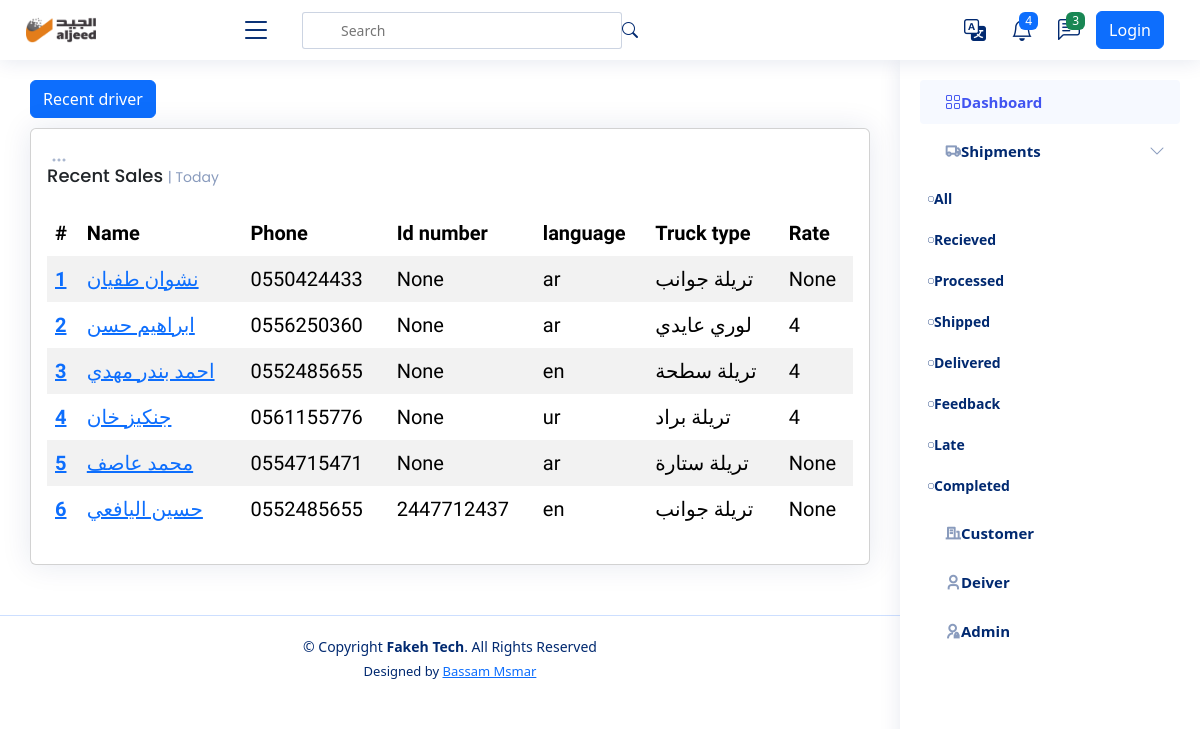
/driver/, run on the app's committed database.
### settings/models.py (models this page shows, shortened)
class Company(models.Model):
    name = models.CharField(_("Company Name"), max_length=100)
    logo = models.ImageField(_("Company Logo"), upload_to='company')
    cover = models.ImageField(_("Company Cover"), upload_to='company', null=True, blank=True)
    subtitle = models.TextField(_("Subtitle"), max_length=500)
    facebool_link = models.URLField(_("Facebool_link"), max_length=200, null=True, blank=True)
    twitter_link = models.URLField(_("Twitter_link"), max_length=200, null=True, blank=True)
    youtube_link = models.URLField(_("Youtube_link"), max_length=200, null=True, blank=True)
    phone = models.IntegerField(_("Company Phone"), null=True, blank=True)
    email = models.EmailField(_("Company Email"), max_length=500, null=True, blank=True)
    address = models.TextField(_("Company Address"), max_length=500, null=True, blank=True)
    android_app = models.URLField(_("Android app"), max_length=200, null=True, blank=True)
    ios_app = models.URLField(_("ios app"), max_length=200, null=True, blank=True)
    call_us = models.IntegerField(_("call us"), null=True, blank=True)
    email_us = models.EmailField(_("email us"), max_length=100, null=True, blank=True)

### drivers/models.py (models this page shows, shortened)
class Driver(models.Model):
    name = models.CharField(_("Driver Name"), max_length=120)
    phone = models.CharField(_("Driver Phone"), max_length=120)
    id_number = models.CharField(_("Driver Id Number"), max_length=10, null=True, blank=True)
    language = models.CharField(_("Driver Language"),  max_length=120, choices=LANGUAHE, null=True, blank=True)
    truck_type =models.CharField(_("Truck Type"), max_length=120, choices=TRUCK_TYPE, null=True, blank=True)
    rate = models.IntegerField(_("Rate"), null=True, blank=True)

### drivers/views.py (the view)
# urls.py: path('', DriverList.as_view(), name='driver_list'),
class DriverList(ListView):
    model = Driver

### templates/drivers/driver_list.html (shortened to what this page needs)
{% extends 'base.html' %}
{% load static %}
{% load i18n %}
{% block body %}
<main id="main" class="main">
    <div class="pagetitle">
        <a href="{% url 'driver_create' %}"><button type="button" class="btn btn-primary">{% translate "Recent driver" %}</button></a>
      </div>
    <section class="section dashboard">
        <div class="row">
            <div class="col-lg-12">
                <div class="row">
                    <div class="col-12">
                        <div class="card recent-sales overflow-auto">
                            <div class="filter">
                                <a class="icon" href="#" data-bs-toggle="dropdown"><i class="bi bi-three-dots"></i></a>
                            </div>
                            <div class="card-body">
                                <h5 class="card-title">Recent Sales <span>| Today</span></h5>
                                <table class="table table-borderless datatable table-striped table-hover">
                                    <thead>
                                        <tr>
                                            <th scope="col">#</th>
                                            <th scope="col">Name</th>
                                            <th scope="col">Phone</th>
                                            <th scope="col">Id number</th>
                                            <th scope="col">language</th>
                                            <th scope="col">Truck type</th>
                                            <th scope="col">Rate</th>
                                        </tr>
                                    </thead>
                                    <tbody>
                                        {% for driver in driver_list %}
                                        <tr>
                                            <th scope="row"><a href="#">{{ driver.id }}</a></th>
                                            <td><a href="#">{{ driver.name }}</a></td>
                                            <td>{{ driver.phone}}</td>
                                            <td>{{ driver.id_number }}</td>
                                            <td>{{ driver.language }} </td>
                                            <td>{{ driver.truck_type }}</td>
                                            <td>{{ driver.rate}}</td>
                                        </tr>
                                        {% endfor %}
                                    </tbody>
                                </table>
                            </div>
                        </div>
                    </div>
                </div>
            </div>
        </div>
    </section>
</main>
{% endblock %}

### templates/base.html (shortened to what this page needs)
{% load static %}
{% load i18n %}
{% get_current_language as LANGUAGE_CODE %}
<!DOCTYPE html>
<html lang="en"  {% if LANGUAGE_CODE == 'ar' %} dir="rtl" {% endif %} >
<head>
  <link rel="stylesheet" href="{% static 'style.css' %} ">
  {% if LANGUAGE_CODE == 'en' %}
    <link href="{% static 'en/vendor/bootstrap/css/bootstrap.min.css' %} " rel="stylesheet">
    <link href="{% static 'en/vendor/bootstrap-icons/bootstrap-icons.css' %} " rel="stylesheet">
    <link href="{% static 'en/vendor/boxicons/css/boxicons.min.css' %} " rel="stylesheet">
    <link href="{% static 'en/vendor/quill/quill.snow.css' %} " rel="stylesheet">
    <link href="{% static 'en/vendor/quill/quill.bubble.css' %} " rel="stylesheet">
    <link href="{% static 'en/vendor/remixicon/remixicon.css' %} " rel="stylesheet">
    <link href="{% static 'en/vendor/simple-datatables/style.css' %} " rel="stylesheet">
  {% endif %}
</head>
<body>
  <header id="header" class="header fixed-top d-flex align-items-center">
    <div class="d-flex align-items-center justify-content-between">
      <a href="/" class="logo d-flex align-items-center">
        <img src="{{ company_data.logo.url }} " alt="ألجيد">
      </a>
      <i class="bi bi-list toggle-sidebar-btn"></i>
    </div>
    <div class="search-bar">
      <form class="search-form d-flex align-items-center" method="POST" action="#">
        <input type="text" name="query" placeholder="Search" title="Enter search keyword">
        <button type="submit" title="Search"><i class="bi bi-search"></i></button>
      </form>
    </div>
    <nav class="header-nav ms-auto">
      <ul class="d-flex align-items-center">
        <li class="nav-item dropdown">
          <a class="nav-link nav-icon" href="#" data-bs-toggle="dropdown">
            <i class="bi bi-translate"></i>
          </a>
                {% get_current_language as LANGUAGE_CODE %}
                {% get_available_languages as LANGUAGES %}
                {% get_language_info_list for LANGUAGES as languages %}
        </li>
        <li class="nav-item dropdown">
          <a class="nav-link nav-icon" href="#" data-bs-toggle="dropdown">
            <i class="bi bi-bell"></i>
            <span class="badge bg-primary badge-number">4</span>
          </a>
        </li>
        <li class="nav-item dropdown">
          <a class="nav-link nav-icon" href="#" data-bs-toggle="dropdown">
            <i class="bi bi-chat-left-text"></i>
            <span class="badge bg-success badge-number">3</span>
          </a>
        </li>
        {% if request.user.is_authenticated %}
        <li class="nav-item dropdown pe-3">
          <a class="nav-link nav-profile d-flex align-items-center pe-0" href="#" data-bs-toggle="dropdown">
            <span class="d-none d-md-block dropdown-toggle ps-2">{{ request.user }}</span>
          </a>
          <ul class="dropdown-menu dropdown-menu-end dropdown-menu-arrow profile">
            <li class="dropdown-header">
              <h6>{{ request.user }}</h6>
              <span>{{ request.user }}</span>
            </li>
            <li>
              <form method="post" action="{% url 'logout' %}">
                {% csrf_token %}
                <button type="submit" class="btn btn-danger mx-3">Logout</button>
              </form>
            </li>
          </ul>
        </li>
        {% else %}
        <button type="button" class="btn btn-primary mx-3"><a href="{% url 'login' %}" class="nav-link">Login</a></button>
        {% endif %}
      </ul>
    </nav>
  </header>
  <aside id="sidebar" class="sidebar">
    <ul class="sidebar-nav" id="sidebar-nav">
      <li class="nav-item">
        <a class="nav-link " href="/">
          <i class="bi bi-grid"></i>
          <span>{% translate "Dashboard" %}</span>
        </a>
      </li>
         <li class="nav-item">
        <a class="nav-link collapsed" data-bs-target="#forms-nav" data-bs-toggle="collapse" href="/shipment">
          <i class="ri-truck-line"></i><span>{% translate "Shipments" %}</span><i class="bi bi-chevron-down ms-auto"></i>
        </a>
        <ul id="forms-nav" class="nav-content" data-bs-parent="#sidebar-nav">
          <li>
            <a href="{% url 'shipment_list' status='All' %}">
              <i class="bi bi-circle"></i><span>{% translate "All" %}</span>
            </a>
          </li>
          <li>
            <a href="{% url 'shipment_list' status='Recieved' %}">
              <i class="bi bi-circle"></i><span>{% translate "Recieved" %}</span>
            </a>
          </li>
          <li>
            <a href="{% url 'shipment_list' status='Processed' %}">
              <i class="bi bi-circle"></i><span>{% translate "Processed" %}</span>
            </a>
          </li>
          <li>
            <a href="{% url 'shipment_list' status='Shipped' %}">
              <i class="bi bi-circle"></i><span>{% translate "Shipped" %}</span>
            </a>
          </li>
          <li>
            <a href="{% url 'shipment_list' status='Delivered' %}">
              <i class="bi bi-circle"></i><span>{% translate "Delivered" %} </span>
            </a>
          </li>
          <li>
            <a href="{% url 'shipment_list' status='Feedback' %}">
              <i class="bi bi-circle"></i><span>{% translate "Feedback" %}</span>
            </a>
          </li>
          <li>
            <a href="{% url 'shipment_list' status='Late' %}">
              <i class="bi bi-circle"></i><span>{% translate "Late" %}</span>
            </a>
          </li>
          <li>
            <a href="{% url 'shipment_list' status='Completed' %}">
              <i class="bi bi-circle"></i><span>{% translate "Completed" %}</span>
            </a>
          </li>
        </ul>
      </li>
      <li class="nav-item">
        <a class="nav-link collapsed" href="/customer">
          <i class="ri-building-line"></i>
          <span>{% translate "Customer" %}</span>
        </a>
      </li>
      <li class="nav-item">
        <a class="nav-link collapsed" href="/driver">
          <i class="ri-user-3-line"></i>
          <span>{% translate "Deiver" %}</span>
        </a>
      </li>
      <li class="nav-item">
        <a class="nav-link collapsed" href="/admin">
          <i class="ri-admin-line"></i>
          <span>{% translate "Admin" %}</span>
        </a>
      </li>
    </ul>
  </aside>
  {% block body %}
  {% endblock %}
  <footer id="footer" class="footer">
    <div class="copyright">
      &copy; Copyright <strong><span>Fakeh Tech</span></strong>. All Rights Reserved
    </div>
    <div class="credits">
      Designed by <a href="">Bassam Msmar</a>
    </div>
  </footer>
</body>
</html>

### static/style.css (style rules this page uses)
:root { scroll-behavior: smooth; }
body { font-family: "Open Sans", sans-serif; background: #f6f9ff; color: #444444; }
a { color: #4154f1; text-decoration: none; }
h1, h2, h3, h4, h5, h6 { font-family: "Nunito", sans-serif; }
#main { margin-top: 60px; padding: 20px 30px; transition: all 0.3s; }
.pagetitle { margin-bottom: 10px; }
.card { margin-bottom: 30px; border: none; border-radius: 5px; box-shadow: 0px 0 30px rgba(1, 41, 112, 0.1); }
.card-title { padding: 20px 0 15px 0; font-size: 18px; font-weight: 500; color: #012970; font-family: "Poppins", sans-serif; }
.card-title span { color: #899bbd; font-size: 14px; font-weight: 400; }
.card-body { padding: 0 20px 20px 20px; }
.logo { line-height: 1; }
@media (min-width: 1200px) { .logo { width: 280px; } }
.logo img { max-height: 26px; margin-left: 6px; }
.header { transition: all 0.5s; z-index: 997; height: 60px; box-shadow: 0px 2px 20px rgba(1, 41, 112, 0.1); background-color: #fff; padding-right: 20px; }
.header .toggle-sidebar-btn { font-size: 32px; padding-right: 10px; cursor: pointer; color: #012970; }
.header .search-bar { min-width: 360px; padding: 0 20px; }
.header .search-form { width: 100%; }
.header .search-form input { border: 0; font-size: 14px; color: #012970; border: 1px solid rgba(1, 41, 112, 0.2); padding: 7px 8px 7px 38px; border-radius: 3px; transition: 0.3s; width: 100%; }
.header .search-form button { border: 0; padding: 0; margin-right: -30px; background: none; }
.header .search-form button i { color: #012970; }
.header-nav ul { list-style: none; }
.header-nav > ul { margin: 0; padding: 0; }
.header-nav .nav-icon { font-size: 22px; color: #012970; margin-left: 25px; position: relative; }
.header-nav .badge-number { position: absolute; inset: -2px -5px auto auto; font-weight: normal; font-size: 12px; padding: 3px 6px; }
.sidebar { position: fixed; top: 60px; right: 0; bottom: 0; width: 300px; z-index: 996; transition: all 0.3s; padding: 20px; overflow-y: auto; scrollbar-width: thin; scrollbar-color: #aab7cf transparent; box-shadow: 0px 0px 20px rgba(1, 41, 112, 0.1); background-color: #fff; }
@media (min-width: 1200px) { #main, #footer { margin-right: 300px; } }
.sidebar-nav { padding: 0; margin: 0; list-style: none; }
.sidebar-nav li { padding: 0; margin: 0; list-style: none; }
.sidebar-nav .nav-item { margin-bottom: 5px; }
.sidebar-nav .nav-link { display: flex; align-items: center; font-size: 15px; font-weight: 600; color: #4154f1; transition: 0.3; background: #f6f9ff; padding: 10px 15px; border-radius: 4px; }
.sidebar-nav .nav-link i { font-size: 16px; margin-left: 10px; color: #4154f1; }
.sidebar-nav .nav-link.collapsed { color: #012970; background: #fff; }
.sidebar-nav .nav-link.collapsed i { color: #899bbd; }
.sidebar-nav .nav-link .bi-chevron-down { margin-left: 0; transition: transform 0.2s ease-in-out; }
.sidebar-nav .nav-content { padding: 5px 0 0 0; margin: 0; list-style: none; }
.sidebar-nav .nav-content a { display: flex; align-items: center; font-size: 14px; font-weight: 600; color: #012970; transition: 0.3; padding: 10px 40px 10px 0; transition: 0.3s; text-decoration-line: none; }
.sidebar-nav .nav-content a i { font-size: 6px; margin-left: 8px; line-height: 0; border-radius: 50%; text-decoration-line: none; }
.dashboard .filter { position: absolute; left: 0px; top: 15px; }
.dashboard .filter .icon { color: #aab7cf; padding-left: 20px; padding-bottom: 5px; transition: 0.3s; font-size: 16px; }
.dashboard .recent-sales { font-size: 20px; font-family: "Tajawal", sans-serif; }
.dashboard .recent-sales .table thead { background: #f6f6fe; }
.dashboard .recent-sales .table thead th { border: 0; }
.footer { padding: 20px 0; font-size: 14px; transition: all 0.3s; border-top: 1px solid #cddfff; }
.footer .copyright { text-align: center; color: #012970; }
.footer .credits { padding-top: 5px; text-align: center; font-size: 13px; color: #012970; }
.logo { max-width: 200px; margin: 20px; float: left; display: block; }

### data on the page
Company: logo (picture)
Driver: id "1", name "نشوان طفيان", phone "0550424433", id_number "None", language "ar", truck_type "تريلة جوانب", rate "None"
Driver: id "2", name "ابراهيم حسن", phone "0556250360", id_number "None", language "ar", truck_type "لوري عايدي", rate "4"
Driver: id "3", name "احمد بندر مهدي", phone "0552485655", id_number "None", language "en", truck_type "تريلة سطحة", rate "4"
Driver: id "4", name "جنكيز خان", phone "0561155776", id_number "None", language "ur", truck_type "تريلة براد", rate "4"
Driver: id "5", name "محمد عاصف", phone "0554715471", id_number "None", language "ar", truck_type "تريلة ستارة", rate "None"
Driver: id "6", name "حسين اليافعي", phone "0552485655", id_number "2447712437", language "en", truck_type "تريلة جوانب", rate "None"
